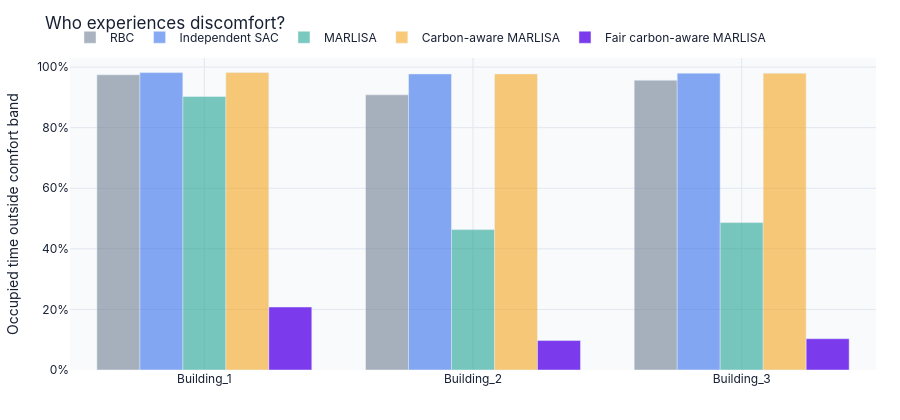

This figure's notebook cell:
### Markdown cell above
## d) Which Building experience discomfort?

### Code cell
def discomfort_by_building_figure(
    runs: dict[str, RunData], focus: str
) -> go.Figure:
    """Grouped building-level discomfort chart."""
    values = building_discomfort(runs)
    fig = go.Figure()
    for key, run in runs.items():
        part = values.loc[values["model"] == key]
        fig.add_trace(
            go.Bar(
                x=part["name"],
                y=part["value"],
                name=run.label,
                marker_color=run.color,
                opacity=1.0 if key == focus else 0.55,
                hovertemplate="%{x}<br>Discomfort: %{y:.1%}<extra>"
                + run.label
                + "</extra>",
            )
        )
    fig.update_layout(
        title="Who experiences discomfort?",
        barmode="group",
    )
    fig.update_xaxes(title=None)
    fig.update_yaxes(
        title="Occupied time outside comfort band",
        range=[0, 1.03],
        tickformat=".0%",
    )
    return _base_layout(fig, height=420)

discomfort_by_building_figure_output = discomfort_by_building_figure(runs, focus="fair_carbon_aware_marlisa")
discomfort_by_building_figure_output

### Figure 1 — Plotly figure (JSON) as saved in the notebook; plotly's stock layout.template omitted (floating-point values rounded to 4 significant figures)
{"data": [{"hovertemplate": "%{x}<br>Discomfort: %{y:.1%}<extra>RBC</extra>", "marker": {"color": "#64748B"}, "name": "RBC", "opacity": 0.55, "type": "bar", "x": ["Building_1", "Building_2", "Building_3"], "y": [0.9747, 0.9084, 0.9567]}, {"hovertemplate": "%{x}<br>Discomfort: %{y:.1%}<extra>Independent SAC</extra>", "marker": {"color": "#2563EB"}, "name": "Independent SAC", "opacity": 0.55, "type": "bar", "x": ["Building_1", "Building_2", "Building_3"], "y": [0.9817, 0.9776, 0.98]}, {"hovertemplate": "%{x}<br>Discomfort: %{y:.1%}<extra>MARLISA</extra>", "marker": {"color": "#0F9D8A"}, "name": "MARLISA", "opacity": 0.55, "type": "bar", "x": ["Building_1", "Building_2", "Building_3"], "y": [0.9031, 0.4636, 0.4867]}, {"hovertemplate": "%{x}<br>Discomfort: %{y:.1%}<extra>Carbon-aware MARLISA</extra>", "marker": {"color": "#F59E0B"}, "name": "Carbon-aware MARLISA", "opacity": 0.55, "type": "bar", "x": ["Building_1", "Building_2", "Building_3"], "y": [0.9817, 0.9776, 0.98]}, {"hovertemplate": "%{x}<br>Discomfort: %{y:.1%}<extra>Fair carbon-aware MARLISA</extra>", "marker": {"color": "#7C3AED"}, "name": "Fair carbon-aware MARLISA", "opacity": 1, "type": "bar", "x": ["Building_1", "Building_2", "Building_3"], "y": [0.2079, 0.0972, 0.1033]}], "layout": {"barmode": "group", "font": {"color": "#172033", "family": "Inter, Arial, sans-serif"}, "height": 420, "hoverlabel": {"bgcolor": "#172033", "font": {"color": "#FFFFFF"}}, "legend": {"orientation": "h", "x": 0, "y": 1.02, "yanchor": "bottom"}, "margin": {"b": 50, "l": 54, "r": 24, "t": 58}, "paper_bgcolor": "#FFFFFF", "plot_bgcolor": "#F8FAFC", "title": {"text": "Who experiences discomfort?"}, "xaxis": {"gridcolor": "#E2E8F0", "title": {}, "zeroline": false}, "yaxis": {"gridcolor": "#E2E8F0", "range": [0, 1.03], "tickformat": ".0%", "title": {"text": "Occupied time outside comfort band"}, "zeroline": false}}}
